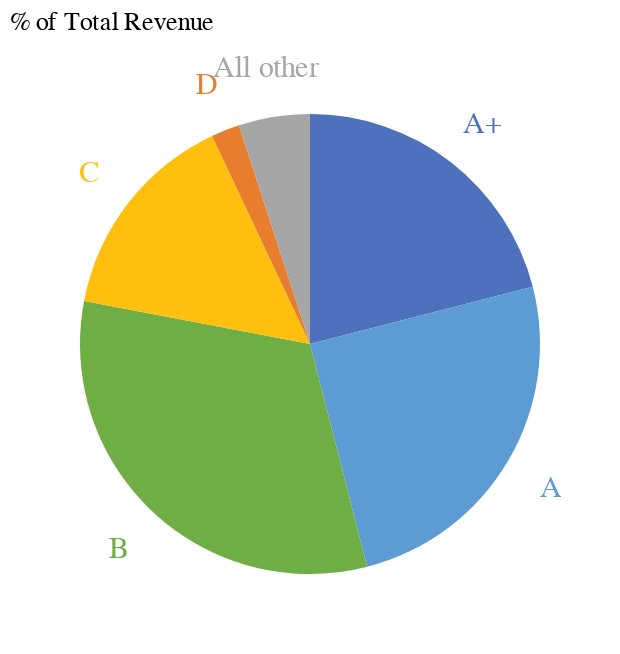

Source (notebook cell):
### Markdown cell above
The pie chart above can now be easily modified to represent the percentage of total revenue.

### Code cell
# % of Revenue Pie Chart

base = alt.Chart(
    table_charts, 
    title = alt.Title(r"% of Total Revenue", anchor = 'start', fontWeight = 'normal')
).encode(
    theta = alt.Theta("% Revenue:Q", stack = True),
    color = alt.Color('Tier',
                      scale = alt.Scale(
                          range = ['#4d71bc', '#5d9bd4', '#6fae45', '#febf0f', '#e77e2d', '#a6a6a6']
                        ),
                      sort = None,
                      legend = None
                      ),
    order = alt.Order(field = 'Tier:O'))


pie = base.mark_arc(outerRadius = 115)
text = base.mark_text(radius = 140, size = 15).encode(text = alt.Text("Tier"))


rev_pie = pie + text
rev_pie

### Figure 1 — Vega-Lite specification as saved in the notebook (floating-point values rounded to 4 significant figures)
{"config": {"view": {"continuousWidth": 300, "continuousHeight": 300}}, "layer": [{"mark": {"type": "arc", "outerRadius": 115}, "encoding": {"color": {"field": "Tier", "legend": null, "scale": {"range": ["#4d71bc", "#5d9bd4", "#6fae45", "#febf0f", "#e77e2d", "#a6a6a6"]}, "sort": null, "type": "nominal"}, "order": {"field": "Tier:O"}, "theta": {"field": "% Revenue", "stack": true, "type": "quantitative"}}, "title": {"text": "% of Total Revenue", "anchor": "start", "fontWeight": "normal"}}, {"mark": {"type": "text", "radius": 140, "size": 15}, "encoding": {"color": {"field": "Tier", "legend": null, "scale": {"range": ["#4d71bc", "#5d9bd4", "#6fae45", "#febf0f", "#e77e2d", "#a6a6a6"]}, "sort": null, "type": "nominal"}, "order": {"field": "Tier:O"}, "text": {"field": "Tier", "type": "nominal"}, "theta": {"field": "% Revenue", "stack": true, "type": "quantitative"}}, "title": {"text": "% of Total Revenue", "anchor": "start", "fontWeight": "normal"}}], "data": {"name": "data-35f9124c4b8dd7e8e6a83d69924ed8ee"}, "$schema": "https://vega.github.io/schema/vega-lite/v5.8.0.json", "datasets": {"data-35f9124c4b8dd7e8e6a83d69924ed8ee": [{"Tier": "A+", "# of Accounts": 19.0, "% Accounts": 1.746, "Revenue ($M)": 3.927, "% Revenue": 21.0}, {"Tier": "A", "# of Accounts": 77.0, "% Accounts": 7.077, "Revenue ($M)": 4.675, "% Revenue": 25.0}, {"Tier": "B", "# of Accounts": 338.0, "% Accounts": 31.07, "Revenue ($M)": 5.984, "% Revenue": 32.0}, {"Tier": "C", "# of Accounts": 425.0, "% Accounts": 39.06, "Revenue ($M)": 2.805, "% Revenue": 15.0}, {"Tier": "D", "# of Accounts": 24.0, "% Accounts": 2.206, "Revenue ($M)": 0.374, "% Revenue": 2.0}, {"Tier": "All other", "# of Accounts": 205.0, "% Accounts": 18.84, "Revenue ($M)": 0.935, "% Revenue": 5.0}]}}
